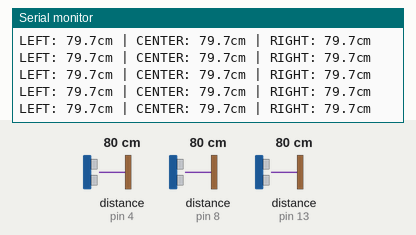
This sketch was run on a simulated Arduino Uno, built with avr-gcc and run on an emulated ATmega328P. Shown: the last lines printed to the serial monitor. Wiring (inferred from the names in the program): 3 × ultrasonic range finder: trigger pin 2, echo pin 4 / trigger pin 7, echo pin 8 / trigger pin 12, echo pin 13. The inputs (shaded band) are chosen by the test bench; at power-on: distance to the obstacle (sensors on pin 4, pin 13, pin 8) 80 cm. The echo pulse lasts 58.3 µs per cm.

Above: at 1.2 s.
1.3 s: distance to the obstacle (sensor on pin 4) set to 4 cm
At 1.46 s:
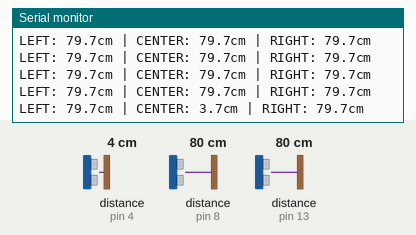
2.8 s: distance to the obstacle (sensor on pin 4) set to 2 cm
At 3.05 s:
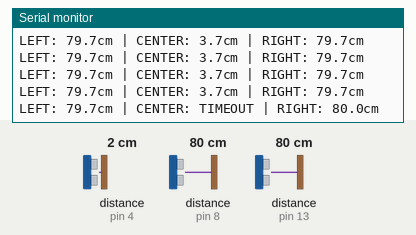
4.9 s: distance to the obstacle (sensor on pin 13) set to 4 cm
At 4.99 s:
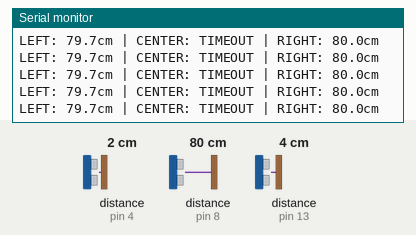
6.4 s: distance to the obstacle (sensor on pin 13) set to 2 cm
At 6.64 s:
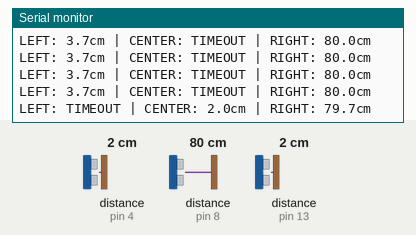
8.4 s: distance to the obstacle (sensor on pin 8) set to 4 cm
At 8.4 s:
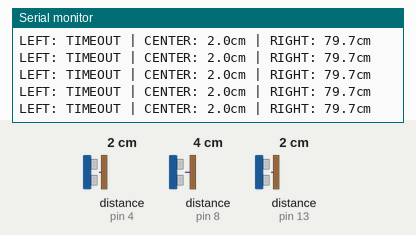
9.9 s: distance to the obstacle (sensor on pin 8) set to 2 cm
At 10.09 s:
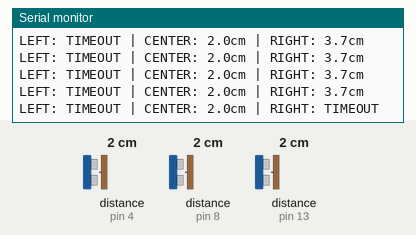

Measured:
- the behaviour switches between 3 and 2 cm on distance to the obstacle (sensor on pin 4) (found by bisection; images 1 and 2)
- the behaviour switches between 3 and 2 cm on distance to the obstacle (sensor on pin 13) (found by bisection; images 3 and 4)
- the behaviour switches between 3 and 2 cm on distance to the obstacle (sensor on pin 8) (found by bisection; images 5 and 6)
- after the input at 1.3 s, the serial monitor: prints a new line at once (image 1)
- after the input at 2.8 s, the serial monitor: prints a new line after 0.13 s (image 2)
- after the input at 6.4 s, the serial monitor: prints a new line after 0.13 s (image 4)
- after the input at 9.9 s, the serial monitor: prints a new line after 0.08 s (image 6)

The sketch:

sensor_check.ino
```cpp
// 왼쪽 초음파 센서
const int LEFT_TRIG = 12;
const int LEFT_ECHO = 13;

// 중앙 초음파 센서
const int CENTER_TRIG = 2;
const int CENTER_ECHO = 4;

// 오른쪽 초음파 센서
const int RIGHT_TRIG = 7;
const int RIGHT_ECHO = 8;

float readDistanceCm(int trigPin, int echoPin) {
  // 이전 신호 정리
  digitalWrite(trigPin, LOW);
  delayMicroseconds(2);

  // 10us 동안 초음파 발사
  digitalWrite(trigPin, HIGH);
  delayMicroseconds(10);
  digitalWrite(trigPin, LOW);

  // 최대 약 4m까지만 기다림
  unsigned long duration = pulseIn(echoPin, HIGH, 25000UL);

  // 반사 신호가 없으면 -1 반환
  if (duration == 0) {
    return -1.0;
  }

  float distance = duration * 0.0343 / 2.0;

  // 비정상 범위 제거
  if (distance < 2.0 || distance > 400.0) {
    return -1.0;
  }

  return distance;
}

void printDistance(float distance) {
  if (distance < 0) {
    Serial.print("TIMEOUT");
  } else {
    Serial.print(distance, 1);
    Serial.print("cm");
  }
}

void setup() {
  Serial.begin(115200);

  pinMode(LEFT_TRIG, OUTPUT);
  pinMode(LEFT_ECHO, INPUT);

  pinMode(CENTER_TRIG, OUTPUT);
  pinMode(CENTER_ECHO, INPUT);

  pinMode(RIGHT_TRIG, OUTPUT);
  pinMode(RIGHT_ECHO, INPUT);

  digitalWrite(LEFT_TRIG, LOW);
  digitalWrite(CENTER_TRIG, LOW);
  digitalWrite(RIGHT_TRIG, LOW);

  Serial.println("3 ultrasonic sensors test start");
}

void loop() {
  float leftDistance = readDistanceCm(LEFT_TRIG, LEFT_ECHO);

  // 센서끼리 초음파가 섞이지 않도록 간격 확보
  delay(30);

  float centerDistance = readDistanceCm(CENTER_TRIG, CENTER_ECHO);

  delay(30);

  float rightDistance = readDistanceCm(RIGHT_TRIG, RIGHT_ECHO);

  Serial.print("LEFT: ");
  printDistance(leftDistance);

  Serial.print(" | CENTER: ");
  printDistance(centerDistance);

  Serial.print(" | RIGHT: ");
  printDistance(rightDistance);

  Serial.println();

  delay(50);
}
```
